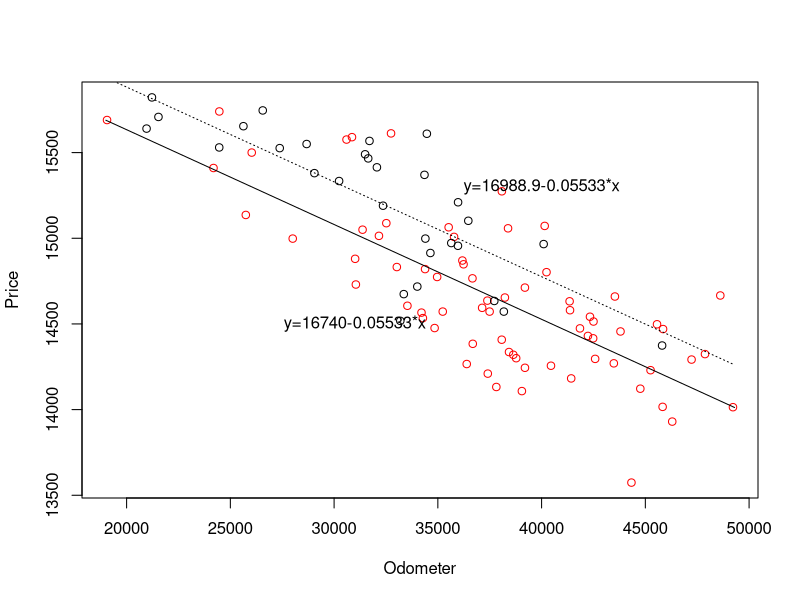
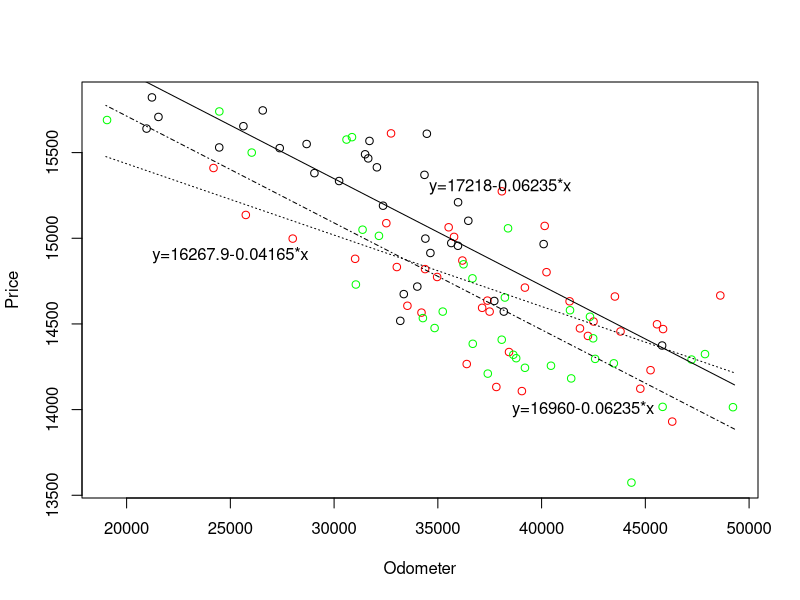
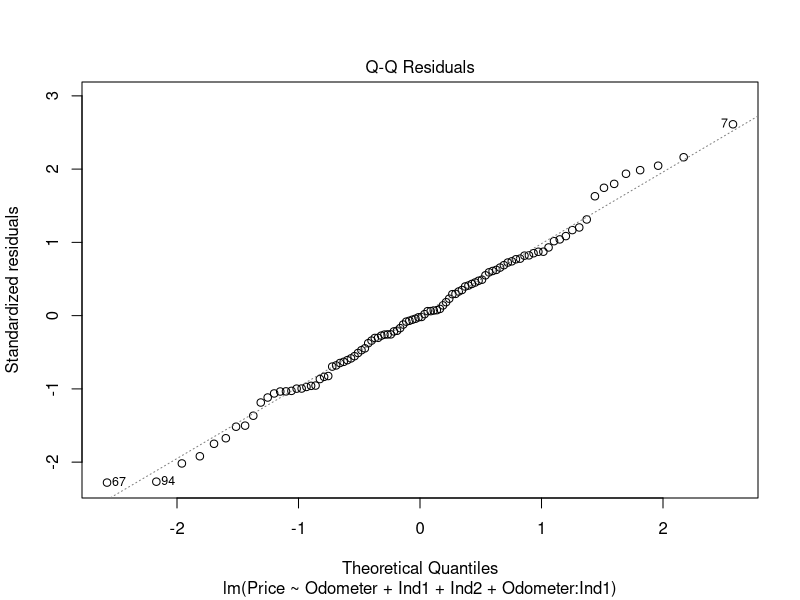
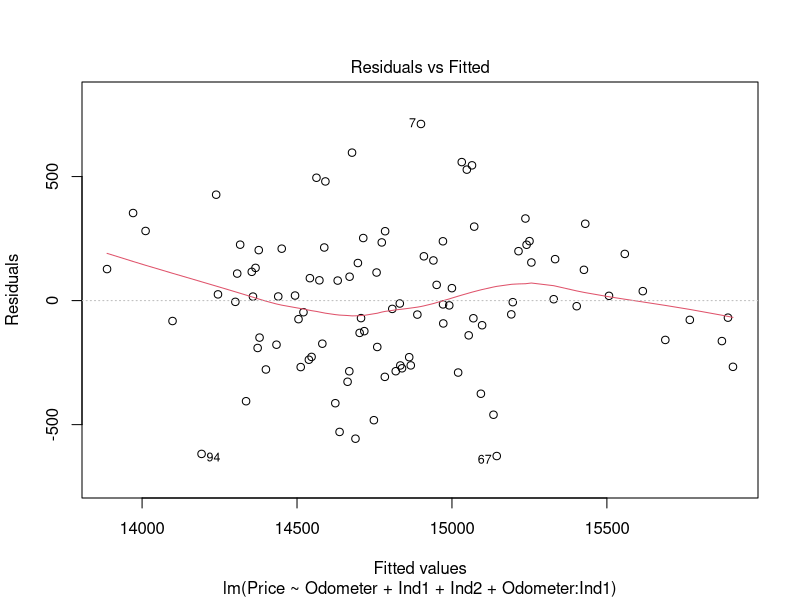

The R script that drew these images, in order:
## ---- chunk 1
### Regression ###
### Used Car Data ###
# csv : comma seperated value
usedcar<-read.table('./DMdata/usedcar.csv',header=T, sep=',')

# Indicate values
Ind1<-as.numeric(usedcar$Color == 'white')
Ind2<-as.numeric(usedcar$Color == 'silver')

# lm : linear model (Y ~ X1 + X2 + X3, data = data.frame)
lm_used<-lm(Price ~ Odometer + Ind1 + Ind2, data=usedcar)
summary(lm_used)

# Variable Selection : Stepwise (direction=both)
# AIC : Akaike Information Crieterian 이 모델이 가지고 있는 정보의 효율성 (정보통계)
# AIC 값이 작을수록 좋음 
step_used<-step(lm_used, direction='both')

# Y가 가격이라면, Odometer(주행거리), Ind2(차량색상 Silver)를 X변수로 예측한 모형이 가장 좋은 모델임 = Final Model
summary(step_used)

## Black dots = silver cars, Red dots = white + other cars
## 점선과 실선의 간격 차이가 Silver 냐 아니냐에 대한 가격차이가 됨 (=248 USD)
# Plot 은 점을 그려주는 function 
plot(Price~Odometer,data=usedcar,col=ifelse(usedcar$Color=='silver','black','red')) # if(color==silver) black, else red
# Lines 는 선을 그려주는 function 
lines(x <- c(19000,49300), y=16740-0.05533*x) # 실선 
text(40000, 15300, "y=16988.9-0.05533*x") # x좌표, y좌표에 "이 텍스트"를 표기 
lines(x <- c(19000,49300), y=16988.9-0.05533*x, lty=3) # 점선 
text(31000, 14500, "y=16740-0.05533*x")
## ---- chunk 2
# 기울기가 색상별로 다를 수 있는지 확인하는 모델 
# 주행거리와 색상과의 상호작용이 있을 수 있다는 것을 허용하는 모델 
int_used<-lm(Price ~ Odometer+Ind1+Ind2+Ind1:Odometer+Ind2:Odometer, data=usedcar)
# 고차원의 계층이 유의하면 저차원의 계층은 살려놓음 (예: Ind1, Odermeter:Ind1)
summary(int_used) ## interaction effect

step_used<-step(int_used,direction='both')
summary(step_used) ## interaction effect
plot(Price~Odometer,data=usedcar,col=
ifelse(usedcar$Color=='silver','black',ifelse(usedcar$Color=='white','red','green')))
lines(x <- c(19000,49300), y=17218-0.06235*x)    
text(38000, 15300, "y=17218-0.06235*x")
lines(x <- c(19000,49300), y=16267.9-0.04165*x, lty=3)    
text(25000, 14900, "y=16267.9-0.04165*x")
lines(x <- c(19000,49300), y=16960-0.06235*x, lty=4)    
text(42000, 14000, "y=16960-0.06235*x")
## ---- chunk 3
plot(step_used, which=2) ## QQ plot
## ---- chunk 4

plot(step_used, which=1) ## fitted values vs. residuals
